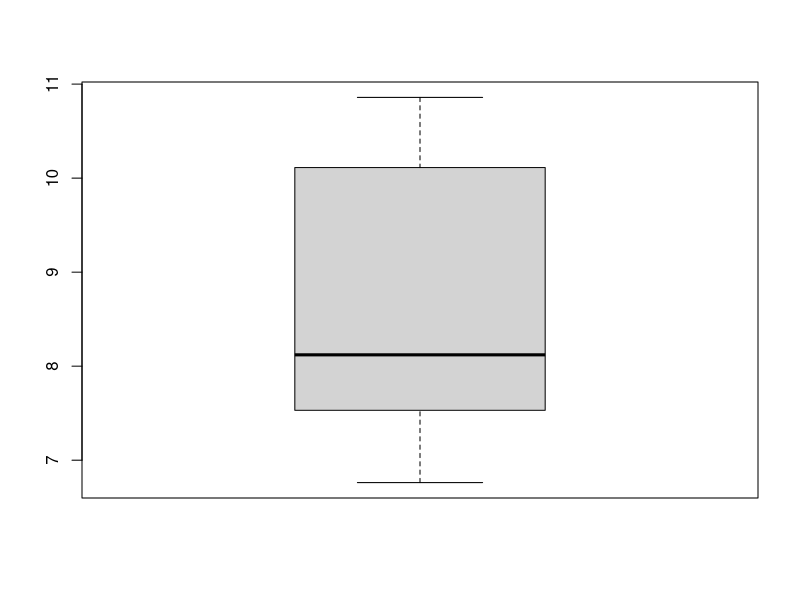
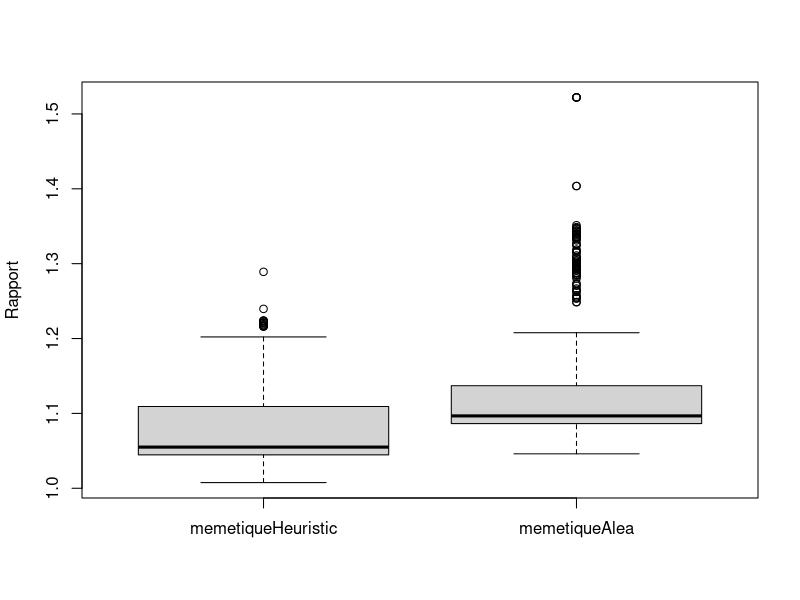
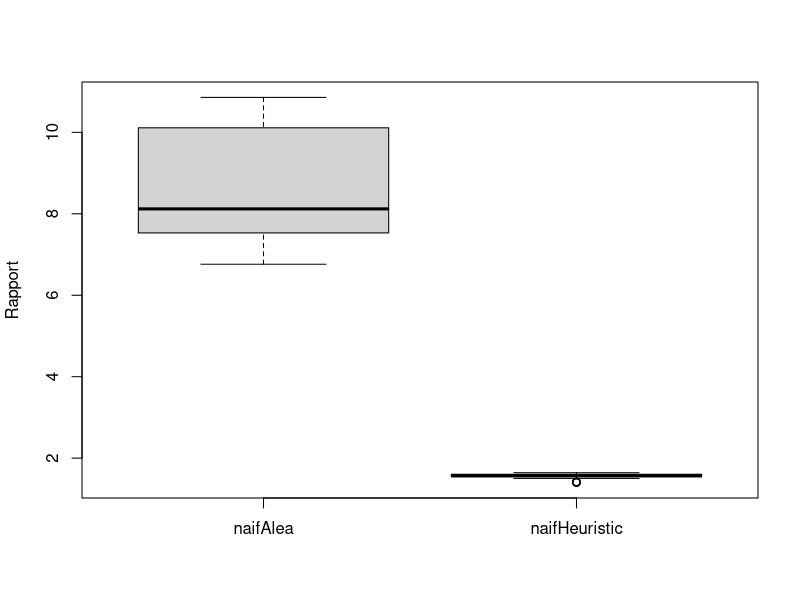

These charts were generated, in order, by the following R code:

setwd("C:/Users/aghil/Documents/M2MIAGE/ADOM/adom-projet/Ressources/fichiersGeneres/tp3")

naifAlea <- read.table("naifAlea.txt")
naifHeuristic <- read.table("naifHeuristic.txt")
memetiqueAlea <- read.table("memetiqueAlea.txt")
memetiqueHeuristic <- read.table("memetiqueHeuristic.txt")

mean(naifAlea[, 1])
median(naifAlea[, 1])
min(naifAlea[, 1])
max(naifAlea[, 1])

mean(naifHeuristic[, 1])
median(naifHeuristic[, 1])
min(naifHeuristic[, 1])
max(naifHeuristic[, 1])

boxplot (naifAlea[, 1])

boxplot (memetiqueHeuristic[, 1], memetiqueAlea[,1], 
         names = c("memetiqueHeuristic", "memetiqueAlea"), ylab="Rapport")


boxplot(naifAlea[, 1], naifHeuristic[, 1], ylab = "Rapport", 
        names = c("naifAlea", "naifHeuristic"))


mean(memetiqueAlea[, 1])
median(memetiqueAlea[, 1])
min(memetiqueAlea[, 1])
max(memetiqueAlea[, 1])

mean(memetiqueHeuristic[, 1])
median(memetiqueHeuristic[, 1])
min(memetiqueHeuristic[, 1])
max(memetiqueHeuristic[, 1])
